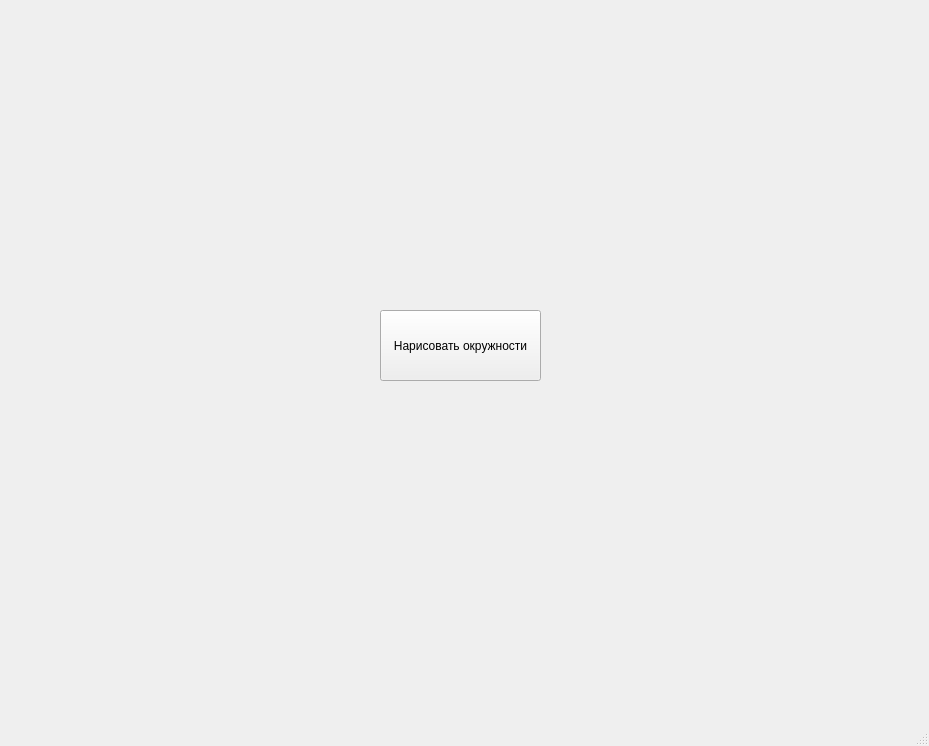
<?xml version="1.0" encoding="UTF-8"?>
<ui version="4.0">
 <class>MainWindow</class>
 <widget class="QMainWindow" name="MainWindow">
  <property name="geometry">
   <rect>
    <x>0</x>
    <y>0</y>
    <width>929</width>
    <height>746</height>
   </rect>
  </property>
  <property name="windowTitle">
   <string>MainWindow</string>
  </property>
  <widget class="QWidget" name="centralwidget">
   <widget class="QPushButton" name="drawButton">
    <property name="geometry">
     <rect>
      <x>380</x>
      <y>310</y>
      <width>161</width>
      <height>71</height>
     </rect>
    </property>
    <property name="text">
     <string>Нарисовать окружности</string>
    </property>
   </widget>
  </widget>
  <widget class="QMenuBar" name="menubar">
   <property name="geometry">
    <rect>
     <x>0</x>
     <y>0</y>
     <width>929</width>
     <height>21</height>
    </rect>
   </property>
  </widget>
  <widget class="QStatusBar" name="statusbar"/>
 </widget>
 <resources/>
 <connections/>
</ui>
